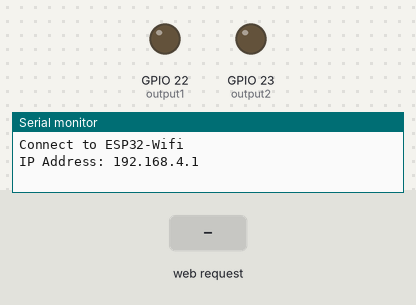
Bench run of a sketch on a simulated ESP32. On the bench: output pins drawn as LEDs (lit = HIGH), the last lines printed to the serial monitor. Inputs (shaded band) come from the test bench.

Above: at 1.2 s.
1.3 s: HTTP request GET /output1/on received
At 2.5 s:
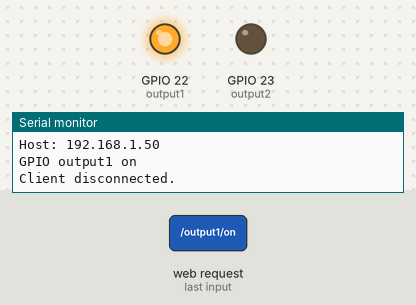
2.8 s: HTTP request GET /output2/on received
At 3.8 s:
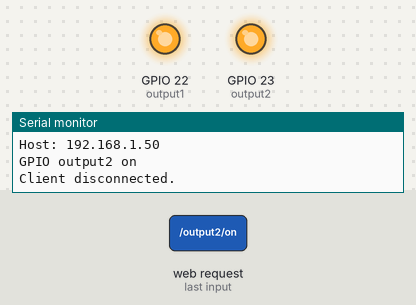
4.3 s: HTTP request GET /output1/off received
At 5.0 s:
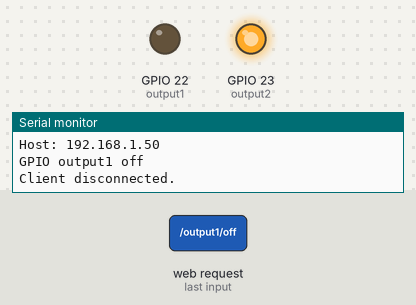
5.8 s: HTTP request GET /output2/off received
At 6.1 s:
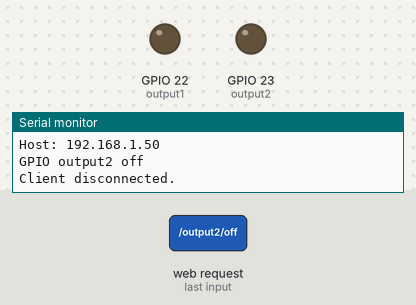
Timing chart, 0 to 8.3 s (numbered marks = the images above; inputs shaded):
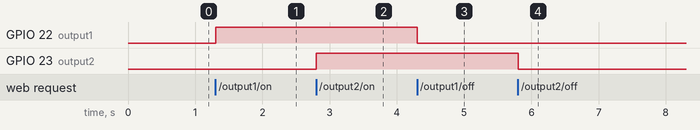

Measured:
- after the input at 1.3 s, GPIO 22 (output1): LOW → HIGH at once
- after the input at 2.8 s, GPIO 23 (output2): LOW → HIGH at once
- after the input at 4.3 s, GPIO 22 (output1): HIGH → LOW at once
- after the input at 5.8 s, GPIO 23 (output2): HIGH → LOW at once

The sketch:

ESP32_WIFI_LED.ino
```cpp
#include <WiFi.h>

const char* ssid = "ESP32-Wifi";
const char* password = "12345678";

WiFiServer server(80);

String header;
String outputState1 = "off";
String outputState2 = "off";

const int output1 = 22;
const int output2 = 23;

void setup() {
  Serial.begin(115200);
  pinMode(output1, OUTPUT);
  pinMode(output2, OUTPUT);
  digitalWrite(output1, LOW);
  digitalWrite(output2, LOW);

  // Set Wi-Fi network with SSID and password
  WiFi.mode(WIFI_AP); // ใช้งาน WiFi ในโหมด AP
  WiFi.softAP(ssid);  //or WiFi.softAP(ssid, password)
  Serial.print("Connect to ");
  Serial.println(ssid);
  IPAddress apip = WiFi.softAPIP();
  Serial.print("IP Address: ");
  Serial.println(apip);

  server.begin();
}

void loop() {
  WiFiClient client = server.available();

  if (client) {
    Serial.println("New Client.");
    String currentLine = "";
    while (client.connected()) {
      if (client.available()) {
        char c = client.read();
        Serial.write(c);
        header += c;
        if (c == '\n') {
          if (currentLine.length() == 0) {
            client.println("HTTP/1.1 200 OK");
            client.println("Content-type:text/html");
            client.println("Connection: close");
            client.println();

            // turns the GPIOs on and off
            if (header.indexOf("GET /output1/on") >= 0) {
              Serial.println("GPIO output1 on");
              outputState1 = "on";
              digitalWrite(output1, HIGH);
            } else if (header.indexOf("GET /output1/off") >= 0) {
              Serial.println("GPIO output1 off");
              outputState1 = "off";
              digitalWrite(output1, LOW);
            } else if (header.indexOf("GET /output2/on") >= 0) {
              Serial.println("GPIO output2 on");
              outputState2 = "on";
              digitalWrite(output2, HIGH);
            } else if (header.indexOf("GET /output2/off") >= 0) {
              Serial.println("GPIO output2 off");
              outputState2 = "off";
              digitalWrite(output2, LOW);
            }

            client.println("<!DOCTYPE html><html>");
            client.println("<head><meta name=\"viewport\" content=\"width=device-width, initial-scale=1\">");
            client.println("<style>html { font-family: Helvetica; display: inline-block; margin: 0px auto; text-align: center;}");
            client.println(".button {background-color: #4CAF50; border: none; color: white; padding: 16px 40px; text-decoration: none; font-size: 30px; margin: 2px; cursor: pointer; }");
            client.println(".button2 {background-color: #555555; border: none; color: white; padding: 16px 40px; text-decoration: none; font-size: 30px; margin: 2px; cursor: pointer; }");
            client.println("</style></head>");
            client.println("<body><h1>ESP32 Web Server</h1>");

            client.println("<p>GPIO output1 - State " + outputState1 + "</p>");
            if (outputState1 == "off") {
              client.println("<a class=\"button\" href=\"../output1/on \"> LED1 ON </a>");
            } else {
              client.println("<a class=\"button2\" href=\"../output1/off \"> LED1 OFF </a>");
            }

            client.println("<p>GPIO output2 - State " + outputState2 + "</p>");
            if (outputState2 == "off") {
              client.println("<a class=\"button\" href=\"../output2/on \"> LED2 ON </a>");
            } else {
              client.println("<a class=\"button2\" href=\"../output2/off \"> LED2 OFF </a>");
            }

            client.println();
            break;
          } else {
            currentLine = "";
          }
        } else if (c != '\r') {
          currentLine += c;
        }
      }

    }
    header = "";
    client.stop();
    Serial.println("Client disconnected.");
    Serial.println("");
  }
}
```
